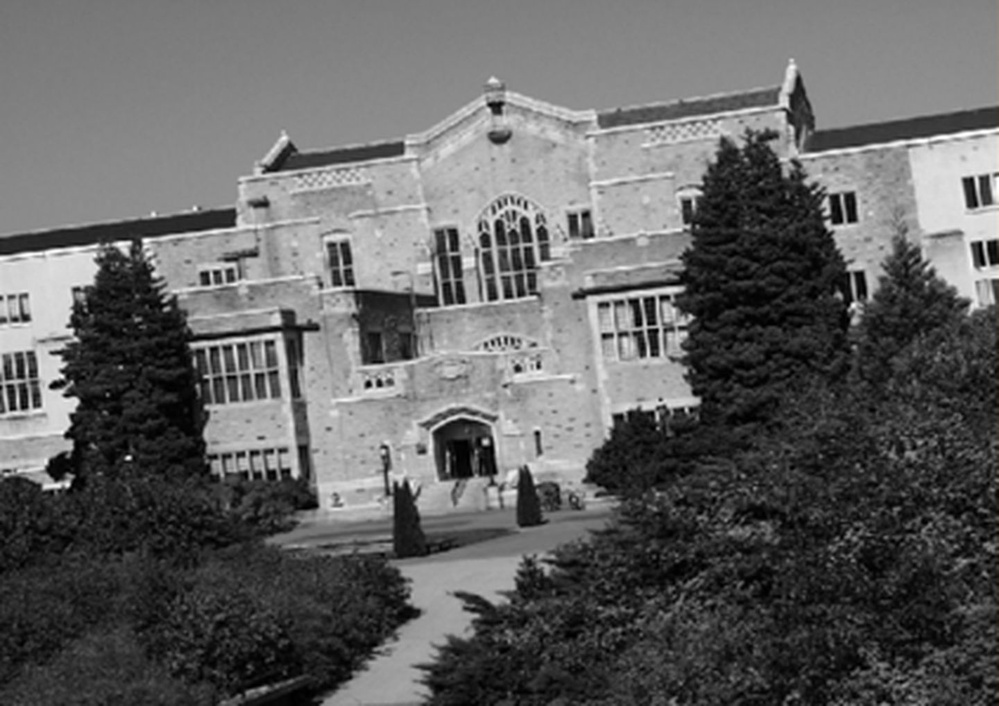
#> input picture opencv_project_practice/Lab4/images/house.jpg, 999 x 706 px, shrunk from 1440 x 1018 before the run
$ python Ex1.py
#> lines starting #> are read from the running program, lines starting #| are printed output that depends on the picture; after the words box and inside, x2 and y2 are one past the last pixel; in counts of white or black regions, pixels touching at a corner belong together
import cv2
import numpy as np
import matplotlib.pyplot as plt

# Read image
img = cv2.imread('images/house.jpg', cv2.IMREAD_GRAYSCALE)
#> img: shape (706, 999); min 0, max 255, mean 97.9

# 双峰法二值化
th_1, ret_1 = cv2.threshold(img, 105, 255, cv2.THRESH_BINARY)
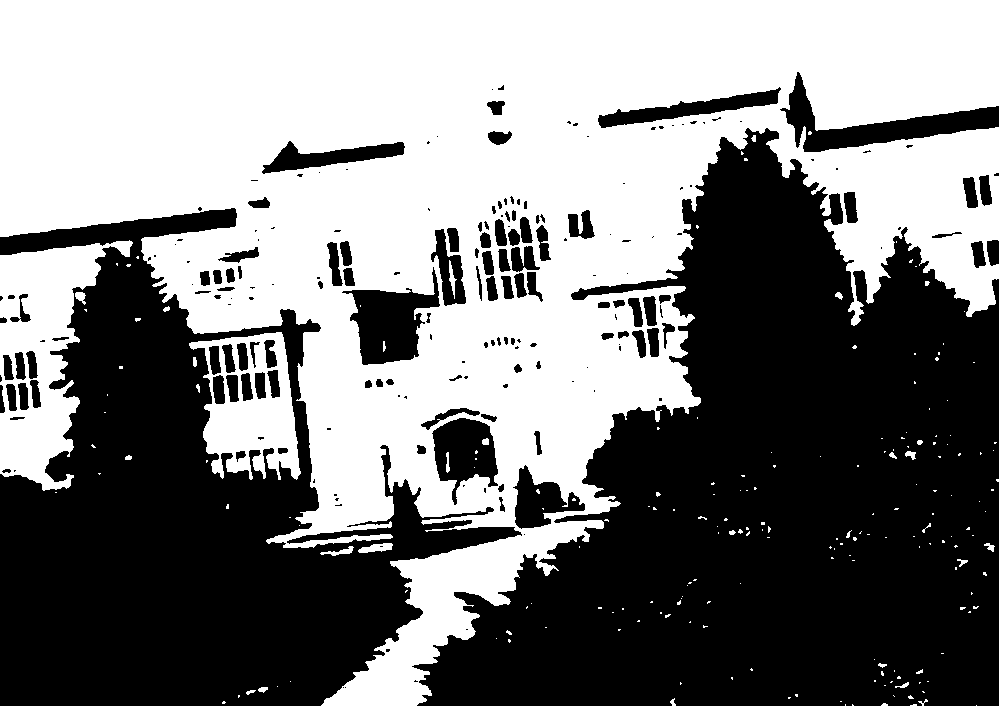
#> ret_1: shape (706, 999); 49.6% white; 203 white regions (171 under 20 px), largest, box (x1, y1, x2, y2) and area: (0, 0, 999, 706) 323449, (0, 240, 133, 491) 15260, (189, 332, 301, 480) 8753
th_2, ret_2 = cv2.threshold(img, 105, 255, cv2.THRESH_BINARY_INV)
th_3, ret_3 = cv2.threshold(img, 105, 255, cv2.THRESH_TRUNC)
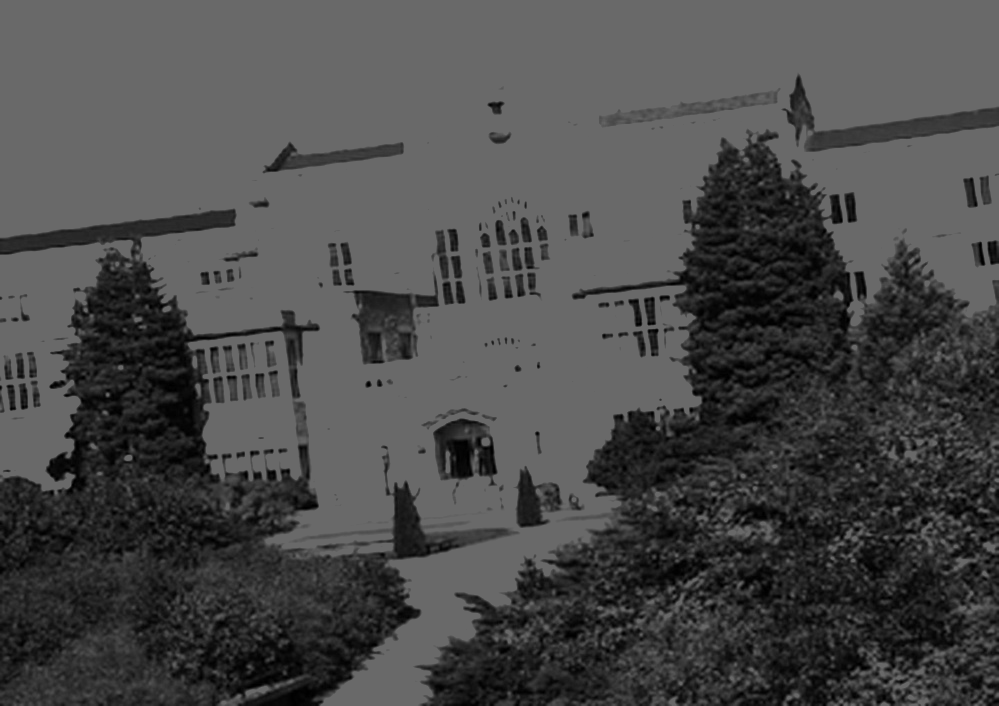
#> ret_3: shape (706, 999); min 0, max 105, mean 73.4
th_4, ret_4 = cv2.threshold(img, 105, 255, cv2.THRESH_TOZERO)
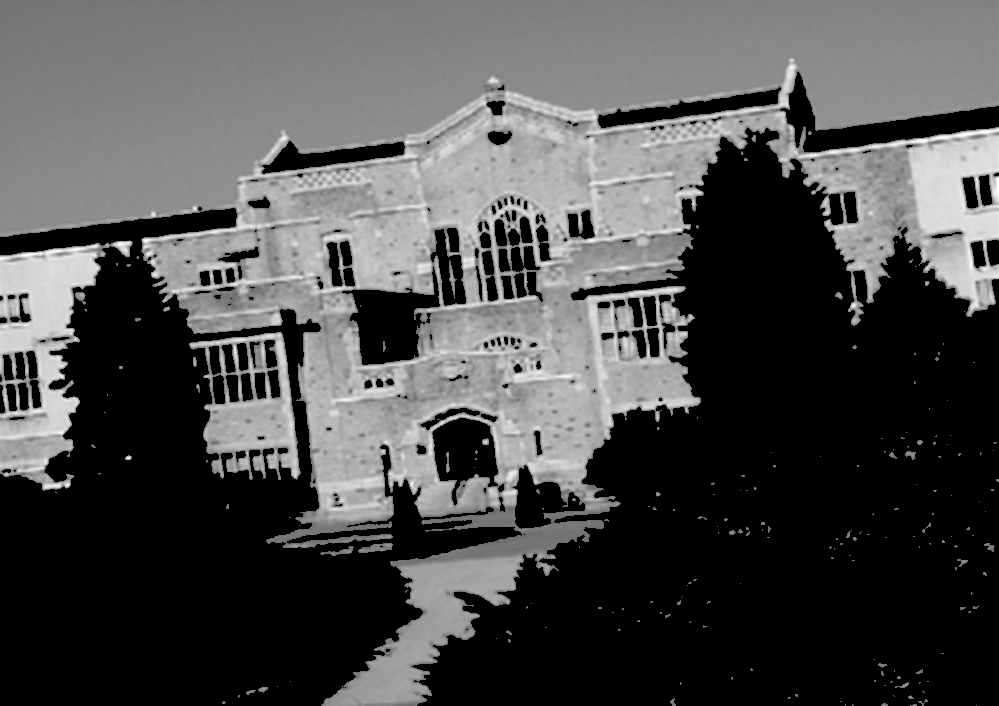
#> ret_4: shape (706, 999); min 0, max 255, mean 76.6

# plt展示
plt.subplot(2, 2, 1), plt.imshow(ret_1, cmap='gray'), plt.title('THRESH_BINARY')
plt.subplot(2, 2, 2), plt.imshow(ret_2, cmap='gray'), plt.title('THRESH_BINARY_INV')
plt.subplot(2, 2, 3), plt.imshow(ret_3, cmap='gray'), plt.title('THRESH_TRUNC')
plt.subplot(2, 2, 4), plt.imshow(ret_4, cmap='gray'), plt.title('THRESH_TOZERO')
plt.tight_layout(), plt.show()
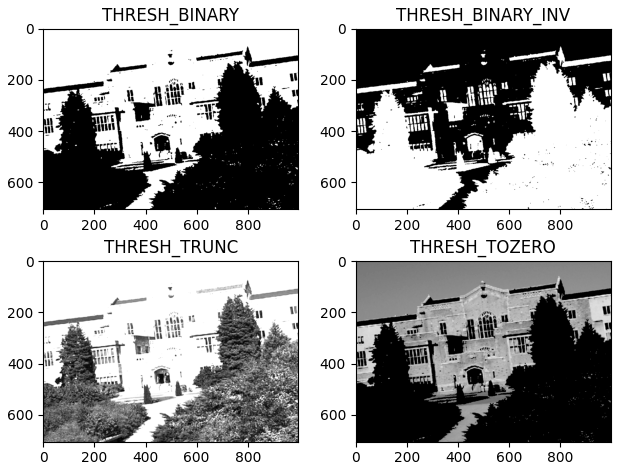
#> figure drawn by matplotlib, 4 panels

# 灰度直方图
hist = cv2.calcHist([img], [0], None, [256], [0, 256])
#> hist = 256 values, max 10662 at index 139, min 13 at index 248, mean 2755.1
# 灰度累计直方图
cdf = hist.cumsum()
#> cdf = 256 values from 383 to 705294
# 归一化
cdf_normalized = cdf * hist.max() / cdf.max()
#> cdf_normalized = 256 values from 5.79 to 10662
# 画图
plt.plot(cdf_normalized, color='b')
plt.hist(img.flatten(), 256, [0, 256], color='r')
plt.xlim([0, 256])
plt.legend(('cdf', 'histogram'), loc='upper left')
plt.show()
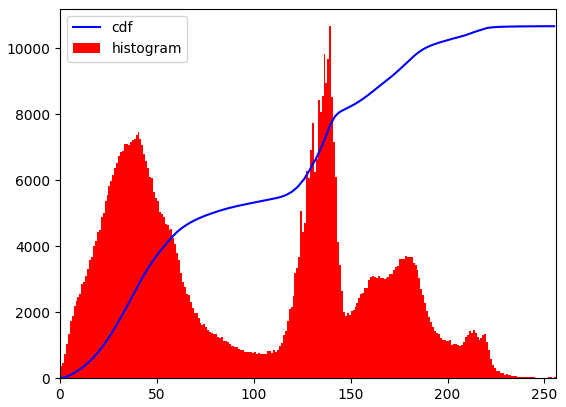
#> figure drawn by matplotlib, 1 panel; tallest bar 10662 high, from x = 139 to 140; curve peaks at x = 255, y = 10662

$ run again, with opencv_project_practice/Lab4/images/text.png saved as opencv_project_practice/Lab4/images/house.jpg
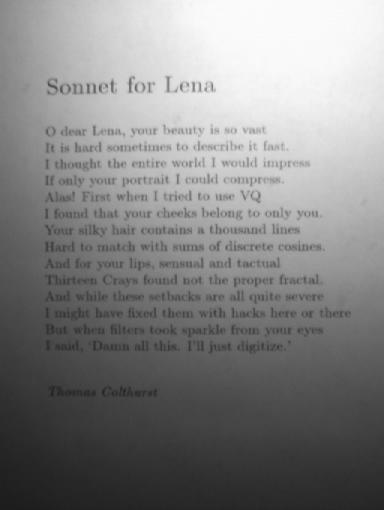
#> input picture opencv_project_practice/Lab4/images/text.png, 384 x 510 px
#> img is the input picture: shape (510, 384); min 28, max 251, mean 133.2
#> `th_1, ret_1 = cv2.threshold(img, 105, 255, cv2.THRESH_BINARY)`:
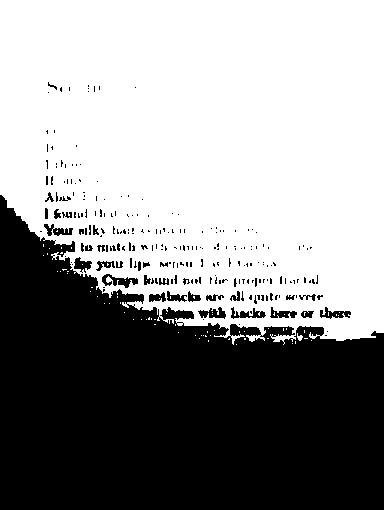
#> ret_1: shape (510, 384); 57.4% white; 234 black regions (197 under 20 px), largest, box (x1, y1, x2, y2) and area: (0, 195, 384, 510) 79616, (102, 274, 138, 288) 237, (231, 307, 266, 319) 189
#> hist = 256 values, max 4444 at index 250, min 0 at index 0, mean 765
#> cdf = 256 values from 0 to 195840
#> cdf_normalized = 256 values from 0 to 4444
#> `plt.show()`:
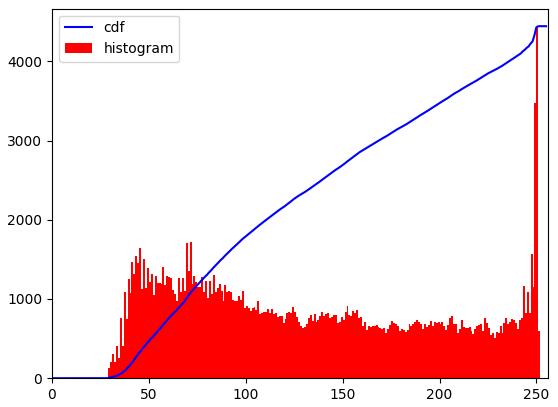
#> figure drawn by matplotlib, 1 panel; tallest bar 4444 high, from x = 250 to 251; curve peaks at x = 251, y = 4444
